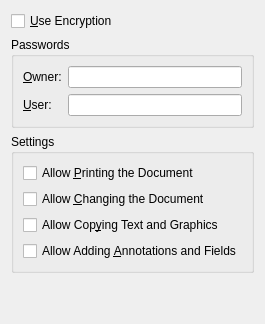
  <widget class="QWidget" name="tabSecurity">
   <attribute name="title">
    <string>S&amp;ecurity</string>
   </attribute>
   <layout class="QVBoxLayout" name="verticalLayout_9">
    <item>
     <widget class="QCheckBox" name="Encry">
      <property name="text">
       <string>&amp;Use Encryption</string>
      </property>
     </widget>
    </item>
    <item>
     <widget class="QGroupBox" name="groupPass">
      <property name="sizePolicy">
       <sizepolicy hsizetype="Expanding" vsizetype="Minimum">
        <horstretch>0</horstretch>
        <verstretch>0</verstretch>
       </sizepolicy>
      </property>
      <property name="title">
       <string>Passwords</string>
      </property>
      <layout class="QGridLayout" name="groupPassLayout">
       <item row="1" column="0">
        <widget class="QLabel" name="TextSec2">
         <property name="text">
          <string>&amp;User:</string>
         </property>
         <property name="buddy">
          <cstring>PassUser</cstring>
         </property>
        </widget>
       </item>
       <item row="0" column="0">
        <widget class="QLabel" name="TextSec1">
         <property name="text">
          <string>&amp;Owner:</string>
         </property>
         <property name="buddy">
          <cstring>PassOwner</cstring>
         </property>
        </widget>
       </item>
       <item row="0" column="1">
        <widget class="QLineEdit" name="PassOwner">
         <property name="echoMode">
          <enum>QLineEdit::EchoMode::Password</enum>
         </property>
        </widget>
       </item>
       <item row="1" column="1">
        <widget class="QLineEdit" name="PassUser">
         <property name="echoMode">
          <enum>QLineEdit::EchoMode::Password</enum>
         </property>
        </widget>
       </item>
      </layout>
     </widget>
    </item>
    <item>
     <widget class="QGroupBox" name="groupSecSet">
      <property name="sizePolicy">
       <sizepolicy hsizetype="Expanding" vsizetype="Minimum">
        <horstretch>0</horstretch>
        <verstretch>0</verstretch>
       </sizepolicy>
      </property>
      <property name="title">
       <string>Settings</string>
      </property>
      <layout class="QVBoxLayout" name="groupSecSetLayout">
       <item>
        <widget class="QCheckBox" name="PrintSec">
         <property name="text">
          <string>Allow &amp;Printing the Document</string>
         </property>
        </widget>
       </item>
       <item>
        <widget class="QCheckBox" name="ModifySec">
         <property name="text">
          <string>Allow &amp;Changing the Document</string>
         </property>
        </widget>
       </item>
       <item>
        <widget class="QCheckBox" name="CopySec">
         <property name="text">
          <string>Allow Cop&amp;ying Text and Graphics</string>
         </property>
        </widget>
       </item>
       <item>
        <widget class="QCheckBox" name="AddSec">
         <property name="text">
          <string>Allow Adding &amp;Annotations and Fields</string>
         </property>
        </widget>
       </item>
      </layout>
     </widget>
    </item>
    <item>
     <spacer name="verticalSpacer_5">
      <property name="orientation">
       <enum>Qt::Orientation::Vertical</enum>
      </property>
      <property name="sizeHint" stdset="0">
       <size>
        <width>20</width>
        <height>40</height>
       </size>
      </property>
     </spacer>
    </item>
   </layout>
  </widget>
